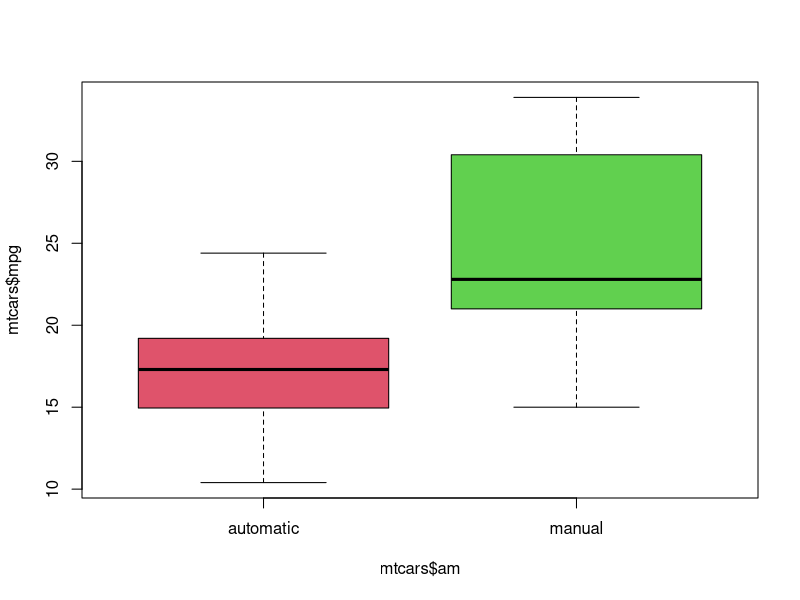
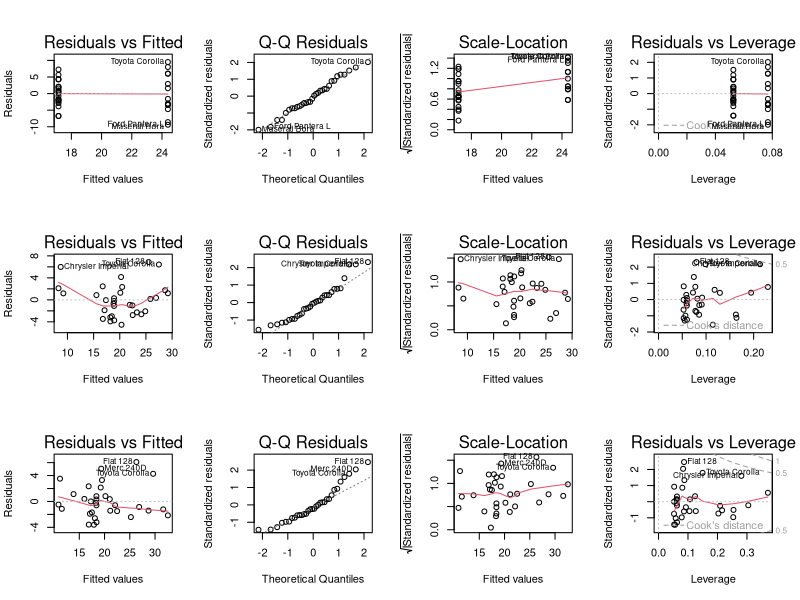
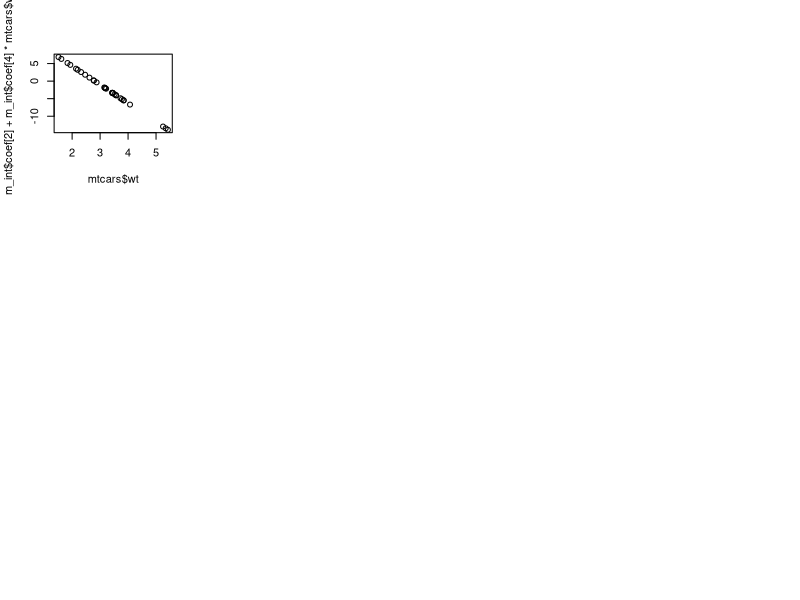

These charts were generated, in order, by the following R code:
## ---- chunk 1
data(mtcars)
mtcars$am[mtcars$am =="0"] <- "automatic"
mtcars$am[mtcars$am =="1"] <- "manual"
mtcars$am <- as.factor(mtcars$am)
## ---- chunk 2
ya <- mtcars$mpg[mtcars$am == "automatic"]
ym <- mtcars$mpg[mtcars$am == "manual"]
compare <- t.test(x=ym, y=ya, paired=FALSE)
## ---- chunk 3
model_am <- lm(mpg ~ am, data=mtcars)
## ---- chunk 4
model_am$coef
## ---- chunk 5
m_unint <- lm(mpg ~ am + wt, data=mtcars)
## ---- chunk 6
m_unint$coef
## ---- chunk 7
m_int <- lm(mpg ~ am + wt + am*wt, data=mtcars)
## ---- chunk 8
m_int$coef
## ---- chunk 9
int_vs_unint <- anova(model_am, m_unint,m_int)
## ---- chunk 10
boxplot(mtcars$mpg~ mtcars$am, col=c(2,3), plot=TRUE)
## ---- chunk 11
par(mfrow = c(3,4))
plot(model_am)
plot(m_unint)
plot(m_int)
## ---- chunk 12
plot(mtcars$wt,m_int$coef[2] + m_int$coef[4]*mtcars$wt)
